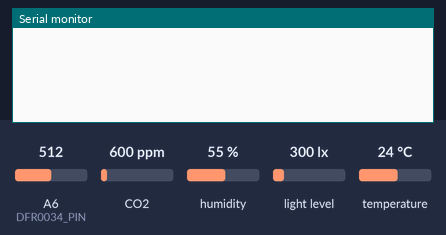
This sketch was run on a simulated Arduino Mega 2560, built with avr-gcc and run on an emulated ATmega2560. Parts: the last lines printed to the serial monitor. The inputs (shaded band) are chosen by the test bench; at power-on: CO2 600 ppm, humidity 55 %, A6 (DFR0034_PIN) = 512, light level 300 lx, temperature 24 °C.

Above: at 1.2 s.
1.3 s: CO2 set to 452 ppm
At 3.1 s:
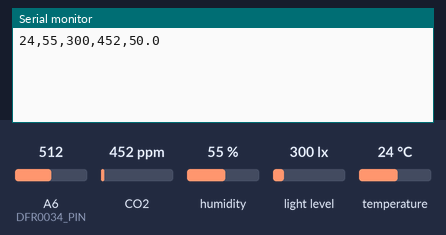
5.5 s: humidity set to 22 %
At 6.8 s:
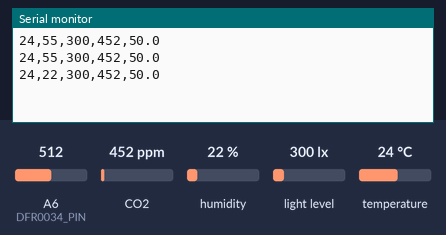
7.0 s: A6 (DFR0034_PIN) set to 716
At 8.4 s:
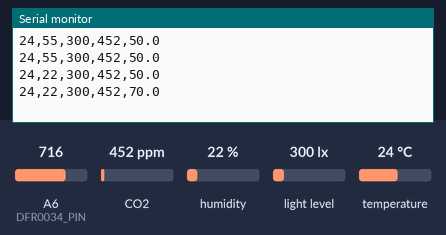
8.5 s: light level set to 40 lx
10.0 s: temperature set to 12 °C
At 10.4 s:
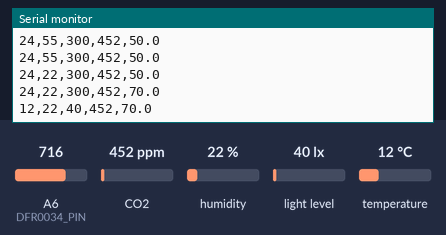
11.5 s: A6 (DFR0034_PIN) set to 992
At 13.5 s:
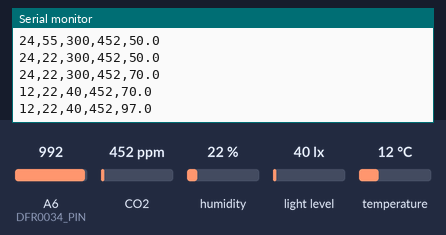
Timing chart, 0 to 14.0 s (numbered marks = the images above; inputs shaded):
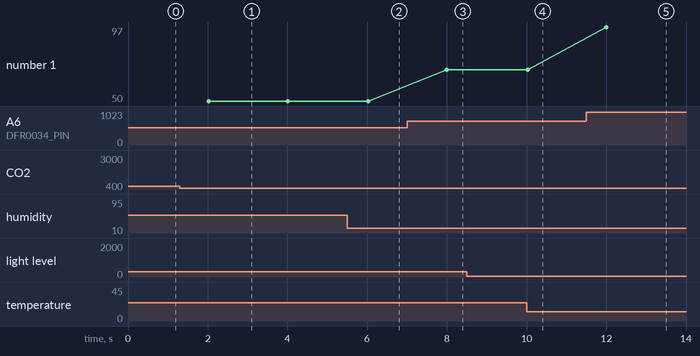

Measured:
- after the input at 1.3 s, the serial monitor: prints a new line after 0.73 s (image 1)
- after the input at 5.5 s, the serial monitor: prints a new line after 0.53 s (image 2)
- after the input at 7.0 s, the serial monitor: prints a new line after 1.0 s (image 3)
- after the input at 10.0 s, the serial monitor: prints a new line at once (image 4)
- after the input at 11.5 s, the serial monitor: prints a new line after 0.50 s (image 5)
- plotted number 1: 50 → 70 after the input at 7.0 s, 70 → 97 after the input at 11.5 s

The sketch:

sensorValueSendByBluetooth.ino
```cpp
#include <SoftwareSerial.h>
#include <DHT.h>            // DHT 라이브러리
#include <Wire.h>           // I2C 라이브러리
#include <BH1750.h>         // BH1750 라이브러리
#include <MQ135.h>          // MQ135 라이브러리

#define DHT11_PIN 2         // DHT 센서가 연결된 핀 번호
#define DHT11_TYPE DHT11    // 사용 중인 DHT 센서의 종류(DHT11)
#define MQ135_PIN A12       // MQ135 센서가 연결된 핀 번호
#define DFR0034_PIN A6      // DFR0034 센서가 연결된 핀 번호

DHT dht11(DHT11_PIN, DHT11_TYPE); // DHT 센서 객체 생성
BH1750 bh1750;                    // BH1750 센서 객체 생성
MQ135 mq135(MQ135_PIN);           // MQ135 센서 객체 생성

int TEMP = 0;                     // 온도 변수
int RH = 0;                       // 상대습도 변수
int LUX = 0;                      // 조도 변수
int GAS = 0;                      // 유해가스 변수
float SIP = 0;                    // 소리 변수
int adc = 0;                      // DFR0034 ADC 입력값 변수
int adc_max = 0;                  // DFR0034 최대 ADC 입력값 (초기 0 설정)
String data = "";                 // 센서 데이터 저장용 문자열 변수
unsigned long t = 0;              // 현재 동작시간(ms)
unsigned long t_prev = 0;         // 이전 동작시간(ms)
unsigned long t_prev_DFR0034 = 0; // DFR0034 이전 동작시간(ms)
int period_ms = 2000;             // 동작 주기 설정(ms)
int period_ms_DFR0034 = 100;      // DFR0034 동작주기 설정(ms)

void setup() {
  Serial.begin(9600);             // PC- 아두이노 시리얼 통신 속도 설정
  Serial1.begin(9600);
  dht11.begin();                  // DHT 센서 초기화
  Wire.begin();                   // I2C 통신 시작
  bh1750.begin();                 // BH1750 센서 초기화
  t_prev = millis();              // 이전 동작시간(ms) 입력
}

void loop() {
  t = millis();                                   // 이전 동작시간(ms) 입력

  if (t - t_prev_DFR0034 >= period_ms_DFR0034) {  // DFR0034 동작주기마다 동작
    adc = analogRead(DFR0034_PIN);                // 소리 세기에 따른 ACD 값 저장
    if (adc > adc_max) {                          // ADC 값이 저장된 최대 ADC 값보다 크면
      adc_max = adc;                              // 최대 ADC 값으로 저장
    }
    t_prev_DFR0034 = t;                           // DFR0034 이전 동작시간(ms) 입력
  }

  if(t - t_prev >= period_ms){             // 동작주기마다 동작
    TEMP = dht11.readTemperature();        // 온도 값 변수에 저장
    RH = dht11.readHumidity();             // 상대습도 값 변수에 저장
    LUX = bh1750.readLightLevel();         // 조도값 변수에 저장
    GAS = mq135.getCorrectedPPM(TEMP, RH); // 유해가스 농도 변수에 저장
    SIP = (adc_max/1023.0)*100;            // 최대 소리 세기 대비 백분율 변수에 저장

    data = String(TEMP) + "," +            // 센서 측정값 문자열로 변환
           String(RH) + "," +
           String(LUX) + "," +
           String(GAS) + "," +
           String(SIP,1);                  // 소수점 첫째 자리까지 출력("45.8" 등)

    Serial.println(data);                  // 시리얼 모니터 출력
    Serial1.println(data);
    adc_max = 0;                           // 최대 ADC 값 초기화
    t_prev = t;                            // 이전 동작시간(ms) 입력
  }
}
```
